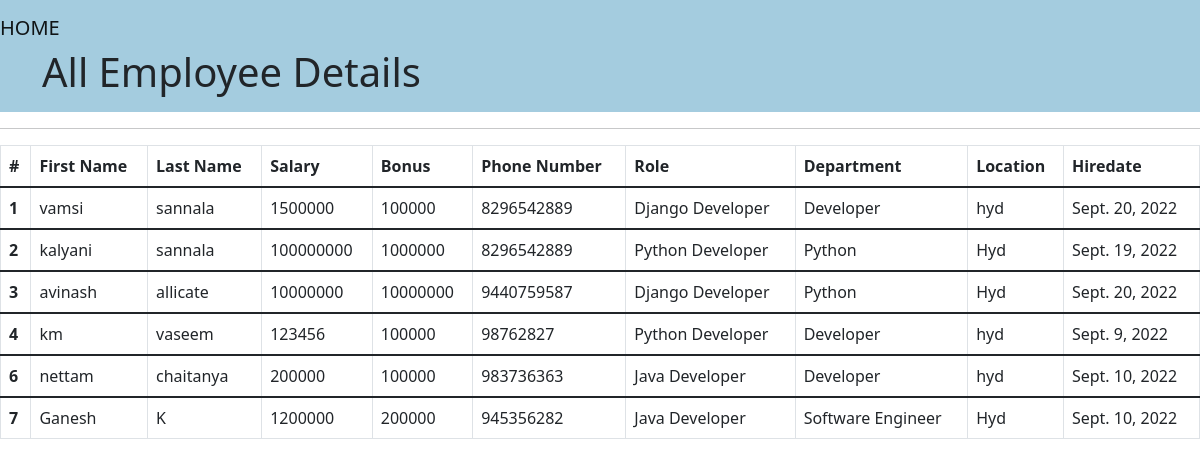
The app's page /all_emp with its own data.
### emp_app/models.py (models this page shows, shortened)
class Employee(models.Model):
    first_name = models.CharField(max_length=100, null=False)
    last_name = models.CharField(max_length=100)
    dept = models.ForeignKey(Department, on_delete=models.CASCADE)
    salary = models.IntegerField(default=0)
    bonus = models.IntegerField(default=0)
    role = models.ForeignKey(Role, on_delete=models.CASCADE)
    phone = models.IntegerField(default=0)
    hire_date = models.DateField()
    def __str__(self):
        return "%s %s %s "%(self.first_name,self.last_name,self.phone)

class Role(models.Model):
    name = models.CharField(max_length=100, null=False)

class Department(models.Model):
    name = models.CharField(max_length=100,null=False)
    location = models.CharField(max_length=100)

### emp_app/views.py (the view)
# urls.py: path('all_emp', views.all_emp, name='all_emp'),
def all_emp(request):
    emps = Employee.objects.all()
    context = {
        'emps' : emps
    }
    print(context)
    return render(request,'view_all_emp.html',context)

### emp_app/templates/view_all_emp.html (shortened to what this page needs)
<!DOCTYPE html>
<html lang="en">
<head>
  <link href="https://cdn.jsdelivr.net/npm/bootstrap@5.1.3/dist/css/bootstrap.min.css" rel="stylesheet">
</head>
  <body>
    <nav class="navbar navbar-light" style="background-color: #a4ccdf; ">
        <a class="navbar-brand" href="/" role="button">HOME</a>
        <div class="container">
        <h1>All Employee Details</h1>
      </nav>
      <hr>
     <table class="table table-bordered">
  <thead>
    <tr>
      <th scope="col">#</th>
      <th scope="col">First Name</th>
      <th scope="col">Last Name</th>
      <th scope="col">Salary</th>
      <th scope="col">Bonus</th>
      <th scope="col">Phone Number</th>
      <th scope="col">Role</th>
      <th scope="col">Department</th>
      <th scope="col">Location</th>
      <th scope="col">Hiredate</th>
    </tr>
  </thead>
         {% for emp in emps %}
  <tbody>
    <tr>
      <th scope="row">{{emp.id}}</th>
      <td>{{emp.first_name}}</td>
      <td>{{emp.last_name}}</td>
      <td>{{emp.salary}}</td>
      <td>{{emp.bonus}}</td>
      <td>{{emp.phone}}</td>
      <td>{{emp.role.name}}</td>
      <td>{{emp.dept.name}}</td>
      <td>{{emp.dept.location}}</td>
      <td>{{emp.hire_date}}</td>
    </tr>
  </tbody>
         {% endfor %}
</table>
  </body>
</html>

### records on screen
Employee: id "1", first_name "vamsi", last_name "sannala", salary "1500000", bonus "100000", phone "8296542889", role.name "Django Developer", dept.name "Developer", dept.location "hyd", hire_date "Sept. 20, 2022"
Employee: id "2", first_name "kalyani", last_name "sannala", salary "100000000", bonus "1000000", phone "8296542889", role.name "Python Developer", dept.name "Python", dept.location "Hyd", hire_date "Sept. 19, 2022"
Employee: id "3", first_name "avinash", last_name "allicate", salary "10000000", bonus "10000000", phone "9440759587", role.name "Django Developer", dept.name "Python", dept.location "Hyd", hire_date "Sept. 20, 2022"
Employee: id "4", first_name "km", last_name "vaseem", salary "123456", bonus "100000", phone "98762827", role.name "Python Developer", dept.name "Developer", dept.location "hyd", hire_date "Sept. 9, 2022"
Employee: id "6", first_name "nettam", last_name "chaitanya", salary "200000", bonus "100000", phone "983736363", role.name "Java Developer", dept.name "Developer", dept.location "hyd", hire_date "Sept. 10, 2022"
Employee: id "7", first_name "Ganesh", last_name "K", salary "1200000", bonus "200000", phone "945356282", role.name "Java Developer", dept.name "Software Engineer", dept.location "Hyd", hire_date "Sept. 10, 2022"
